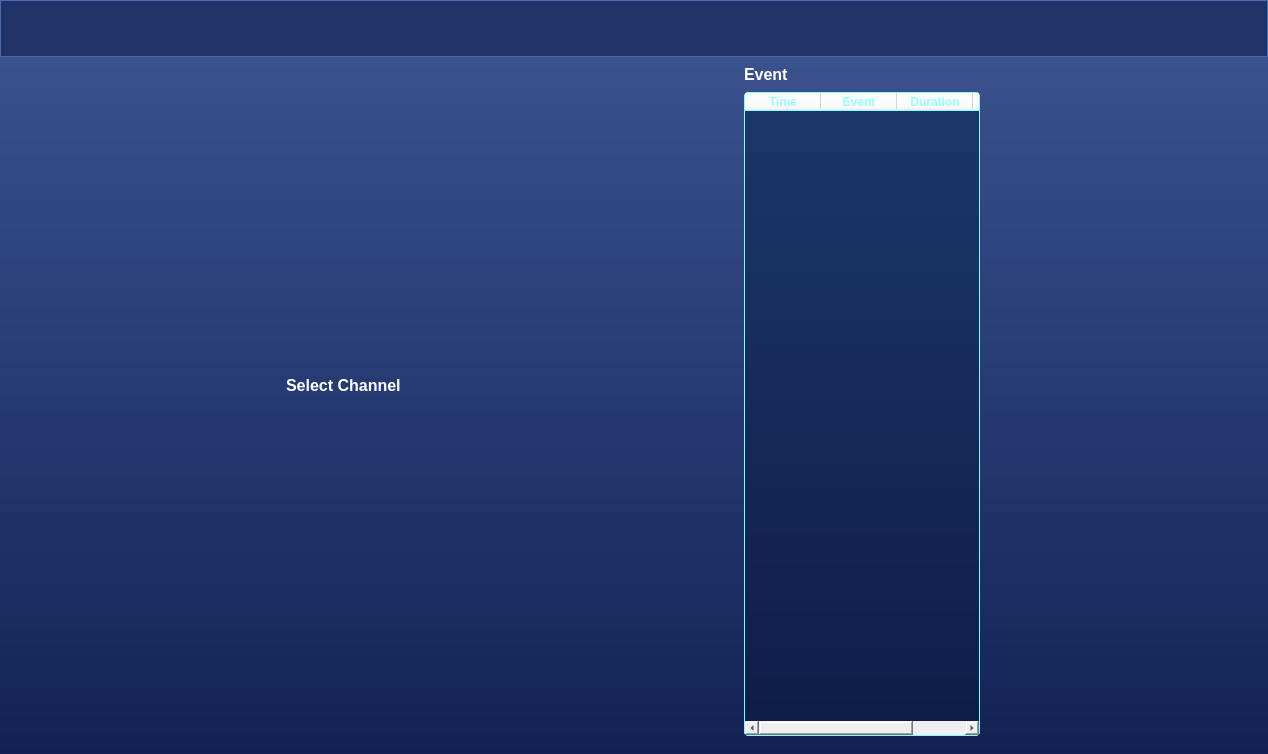
<?xml version="1.0" encoding="UTF-8"?>
<ui version="4.0">
 <class>Detect</class>
 <widget class="QWidget" name="Detect">
  <property name="geometry">
   <rect>
    <x>0</x>
    <y>0</y>
    <width>1268</width>
    <height>754</height>
   </rect>
  </property>
  <property name="windowTitle">
   <string>Form</string>
  </property>
  <layout class="QVBoxLayout" name="verticalLayout">
   <property name="spacing">
    <number>0</number>
   </property>
   <property name="leftMargin">
    <number>0</number>
   </property>
   <property name="topMargin">
    <number>0</number>
   </property>
   <property name="rightMargin">
    <number>0</number>
   </property>
   <property name="bottomMargin">
    <number>0</number>
   </property>
   <item>
    <widget class="QStackedWidget" name="stackedWidget">
     <widget class="QWidget" name="waveformPage">
      <layout class="QHBoxLayout" name="waveformLayout">
       <property name="spacing">
        <number>0</number>
       </property>
       <property name="leftMargin">
        <number>0</number>
       </property>
       <property name="topMargin">
        <number>0</number>
       </property>
       <property name="rightMargin">
        <number>0</number>
       </property>
       <property name="bottomMargin">
        <number>0</number>
       </property>
       <item>
        <widget class="QWidget" name="detectContainer" native="true">
         <property name="styleSheet">
          <string notr="true">#detectContainer {
	background-color: qlineargradient(spread:pad, x1:1, y1:0, x2:1, y2:1, stop:0 #3D5592, stop:1 #122255);
}</string>
         </property>
         <layout class="QVBoxLayout" name="verticalLayout_2">
          <property name="spacing">
           <number>0</number>
          </property>
          <property name="leftMargin">
           <number>0</number>
          </property>
          <property name="topMargin">
           <number>0</number>
          </property>
          <property name="rightMargin">
           <number>0</number>
          </property>
          <property name="bottomMargin">
           <number>0</number>
          </property>
          <item>
           <widget class="QWidget" name="toolbar" native="true">
            <property name="minimumSize">
             <size>
              <width>0</width>
              <height>57</height>
             </size>
            </property>
            <property name="maximumSize">
             <size>
              <width>16777215</width>
              <height>57</height>
             </size>
            </property>
            <property name="styleSheet">
             <string notr="true">
#toolbar{
background-color:#1F3369;
border: 1px solid #4B68B3;

}

</string>
            </property>
            <layout class="QHBoxLayout" name="horizontalLayout">
             <property name="spacing">
              <number>0</number>
             </property>
             <property name="leftMargin">
              <number>0</number>
             </property>
             <property name="topMargin">
              <number>0</number>
             </property>
             <property name="rightMargin">
              <number>0</number>
             </property>
             <property name="bottomMargin">
              <number>0</number>
             </property>
             <item>
              <layout class="QHBoxLayout" name="toolbarLayout">
               <property name="spacing">
                <number>0</number>
               </property>
              </layout>
             </item>
            </layout>
           </widget>
          </item>
          <item>
           <layout class="QHBoxLayout" name="horizontalLayout_2">
            <property name="spacing">
             <number>0</number>
            </property>
            <property name="leftMargin">
             <number>0</number>
            </property>
            <item>
             <widget class="QWidget" name="verticalWidget_2" native="true">
              <property name="minimumSize">
               <size>
                <width>184</width>
                <height>0</height>
               </size>
              </property>
              <property name="maximumSize">
               <size>
                <width>184</width>
                <height>16777215</height>
               </size>
              </property>
              <layout class="QVBoxLayout" name="verticalLayout_3">
               <property name="spacing">
                <number>0</number>
               </property>
               <property name="leftMargin">
                <number>0</number>
               </property>
               <property name="topMargin">
                <number>0</number>
               </property>
               <property name="rightMargin">
                <number>0</number>
               </property>
               <property name="bottomMargin">
                <number>0</number>
               </property>
               <item>
                <layout class="QHBoxLayout" name="horizontalLayout_3">
                 <property name="spacing">
                  <number>0</number>
                 </property>
                 <property name="leftMargin">
                  <number>13</number>
                 </property>
                 <item>
                  <widget class="QLabel" name="label_2">
                   <property name="minimumSize">
                    <size>
                     <width>140</width>
                     <height>36</height>
                    </size>
                   </property>
                   <property name="maximumSize">
                    <size>
                     <width>140</width>
                     <height>36</height>
                    </size>
                   </property>
                   <property name="styleSheet">
                    <string notr="true">font-size : 16px;
font-weight: bold;
text-align: left;
color: #ffffff;</string>
                   </property>
                   <property name="text">
                    <string>Select Channel</string>
                   </property>
                  </widget>
                 </item>
                 <item>
                  <spacer name="horizontalSpacer_2">
                   <property name="orientation">
                    <enum>Qt::Horizontal</enum>
                   </property>
                   <property name="sizeHint" stdset="0">
                    <size>
                     <width>40</width>
                     <height>20</height>
                    </size>
                   </property>
                  </spacer>
                 </item>
                </layout>
               </item>
               <item>
                <layout class="QVBoxLayout" name="verticalLayout_6">
                 <property name="spacing">
                  <number>0</number>
                 </property>
                 <property name="leftMargin">
                  <number>0</number>
                 </property>
                 <property name="topMargin">
                  <number>0</number>
                 </property>
                 <property name="rightMargin">
                  <number>0</number>
                 </property>
                 <property name="bottomMargin">
                  <number>0</number>
                 </property>
                 <item>
                  <layout class="QVBoxLayout" name="channelFilterCardContainer">
                   <property name="spacing">
                    <number>5</number>
                   </property>
                   <property name="leftMargin">
                    <number>6</number>
                   </property>
                   <property name="rightMargin">
                    <number>6</number>
                   </property>
                  </layout>
                 </item>
                 <item>
                  <spacer name="verticalSpacer_4">
                   <property name="orientation">
                    <enum>Qt::Vertical</enum>
                   </property>
                   <property name="sizeType">
                    <enum>QSizePolicy::Fixed</enum>
                   </property>
                   <property name="sizeHint" stdset="0">
                    <size>
                     <width>20</width>
                     <height>31</height>
                    </size>
                   </property>
                  </spacer>
                 </item>
                 <item>
                  <layout class="QVBoxLayout" name="hideChannelContainer">
                   <property name="spacing">
                    <number>0</number>
                   </property>
                   <property name="leftMargin">
                    <number>6</number>
                   </property>
                   <property name="rightMargin">
                    <number>6</number>
                   </property>
                  </layout>
                 </item>
                 <item>
                  <layout class="QHBoxLayout" name="horizontalLayout_5">
                   <property name="spacing">
                    <number>0</number>
                   </property>
                   <property name="bottomMargin">
                    <number>10</number>
                   </property>
                  </layout>
                 </item>
                </layout>
               </item>
              </layout>
             </widget>
            </item>
            <item>
             <layout class="QVBoxLayout" name="oscillographContainer">
              <property name="spacing">
               <number>0</number>
              </property>
             </layout>
            </item>
            <item>
             <widget class="QWidget" name="verticalWidget_3" native="true">
              <property name="minimumSize">
               <size>
                <width>264</width>
                <height>0</height>
               </size>
              </property>
              <property name="maximumSize">
               <size>
                <width>264</width>
                <height>16777215</height>
               </size>
              </property>
              <layout class="QVBoxLayout" name="verticalLayout_4">
               <property name="spacing">
                <number>0</number>
               </property>
               <property name="leftMargin">
                <number>14</number>
               </property>
               <property name="topMargin">
                <number>0</number>
               </property>
               <property name="rightMargin">
                <number>14</number>
               </property>
               <property name="bottomMargin">
                <number>18</number>
               </property>
               <item>
                <layout class="QVBoxLayout" name="verticalLayout_8">
                 <property name="spacing">
                  <number>0</number>
                 </property>
                 <item>
                  <widget class="QLabel" name="label_3">
                   <property name="minimumSize">
                    <size>
                     <width>0</width>
                     <height>35</height>
                    </size>
                   </property>
                   <property name="maximumSize">
                    <size>
                     <width>16777215</width>
                     <height>35</height>
                    </size>
                   </property>
                   <property name="styleSheet">
                    <string notr="true">
border-radius: 4px;
font-size: 16px;
font-weight: bold;
text-align: left;
color: #ffffff;</string>
                   </property>
                   <property name="text">
                    <string>Event</string>
                   </property>
                  </widget>
                 </item>
                 <item>
                  <widget class="QWidget" name="eventContainer" native="true">
                   <property name="styleSheet">
                    <string notr="true">#eventContainer {
	border: 1px solid #80FFFF;
	border-radius:4px;
	background-color: qlineargradient(spread:pad, x1:1, y1:0, x2:1, y2:1, stop:0 #1C376B , stop:1 #0F1C49);
}</string>
                   </property>
                   <layout class="QVBoxLayout" name="verticalLayout_5" stretch="2">
                    <property name="spacing">
                     <number>0</number>
                    </property>
                    <property name="sizeConstraint">
                     <enum>QLayout::SetDefaultConstraint</enum>
                    </property>
                    <property name="leftMargin">
                     <number>0</number>
                    </property>
                    <property name="topMargin">
                     <number>0</number>
                    </property>
                    <property name="rightMargin">
                     <number>0</number>
                    </property>
                    <property name="bottomMargin">
                     <number>0</number>
                    </property>
                    <item>
                     <layout class="QVBoxLayout" name="verticalLayout_9">
                      <property name="spacing">
                       <number>0</number>
                      </property>
                      <item>
                       <widget class="QWidget" name="verticalWidget" native="true">
                        <property name="styleSheet">
                         <string notr="true">border: none;</string>
                        </property>
                        <layout class="QVBoxLayout" name="verticalLayout_12">
                         <property name="spacing">
                          <number>0</number>
                         </property>
                         <property name="leftMargin">
                          <number>0</number>
                         </property>
                         <property name="topMargin">
                          <number>0</number>
                         </property>
                         <property name="rightMargin">
                          <number>0</number>
                         </property>
                         <property name="bottomMargin">
                          <number>0</number>
                         </property>
                         <item>
                          <layout class="QVBoxLayout" name="verticalLayout_7"/>
                         </item>
                         <item>
                          <widget class="QTableWidget" name="eventTable">
                           <property name="styleSheet">
                            <string notr="true">#eventTable {
	border: 1px solid #80FFFF;
	background-color: rgba(255, 255, 255, 0);
text-align: left;
}

QHeaderView {

background-color:  rgba(255, 255, 255, 0);
border-bottom: 1px solid #80FFFF;
font-size: 12px;
font-weight: bold;
text-align: left;
color: rgba(128,255,255,0.80);
line-height: 53px;
padding-left: 0px;
}

QHeaderView::section {
    text-align:left;
	background-color: rgba(255, 255, 255, 0);
padding-left: 0px;
}

QTableWidget,QTableView {
width: 90px;
height: 24px;
background: rgba(255,255,255,0.00);
border-radius: 4px;
font-size: 12px;
font-weight: normal;
text-align: left;
color: rgba(255,255,255,0.85);
line-height: 53px;   
}</string>
                           </property>
                           <property name="editTriggers">
                            <set>QAbstractItemView::NoEditTriggers</set>
                           </property>
                           <property name="showDropIndicator" stdset="0">
                            <bool>true</bool>
                           </property>
                           <property name="alternatingRowColors">
                            <bool>false</bool>
                           </property>
                           <property name="selectionBehavior">
                            <enum>QAbstractItemView::SelectRows</enum>
                           </property>
                           <property name="showGrid">
                            <bool>false</bool>
                           </property>
                           <property name="wordWrap">
                            <bool>false</bool>
                           </property>
                           <property name="cornerButtonEnabled">
                            <bool>false</bool>
                           </property>
                           <attribute name="horizontalHeaderVisible">
                            <bool>true</bool>
                           </attribute>
                           <attribute name="horizontalHeaderMinimumSectionSize">
                            <number>5</number>
                           </attribute>
                           <attribute name="horizontalHeaderDefaultSectionSize">
                            <number>76</number>
                           </attribute>
                           <attribute name="verticalHeaderVisible">
                            <bool>false</bool>
                           </attribute>
                           <attribute name="verticalHeaderDefaultSectionSize">
                            <number>25</number>
                           </attribute>
                           <column>
                            <property name="text">
                             <string>Time</string>
                            </property>
                           </column>
                           <column>
                            <property name="text">
                             <string>Event</string>
                            </property>
                           </column>
                           <column>
                            <property name="text">
                             <string>Duration</string>
                            </property>
                           </column>
                           <column>
                            <property name="text">
                             <string/>
                            </property>
                           </column>
                          </widget>
                         </item>
                        </layout>
                       </widget>
                      </item>
                     </layout>
                    </item>
                   </layout>
                  </widget>
                 </item>
                </layout>
               </item>
              </layout>
             </widget>
            </item>
           </layout>
          </item>
         </layout>
        </widget>
       </item>
      </layout>
     </widget>
     <widget class="QWidget" name="impedancePage">
      <layout class="QHBoxLayout" name="impedanceLayout">
       <property name="spacing">
        <number>0</number>
       </property>
       <property name="leftMargin">
        <number>0</number>
       </property>
       <property name="topMargin">
        <number>0</number>
       </property>
       <property name="rightMargin">
        <number>0</number>
       </property>
       <property name="bottomMargin">
        <number>0</number>
       </property>
      </layout>
     </widget>
     <widget class="QWidget" name="channelMapPage">
      <layout class="QHBoxLayout" name="channelMapContainer">
       <property name="spacing">
        <number>0</number>
       </property>
       <property name="leftMargin">
        <number>0</number>
       </property>
       <property name="topMargin">
        <number>0</number>
       </property>
       <property name="rightMargin">
        <number>0</number>
       </property>
       <property name="bottomMargin">
        <number>0</number>
       </property>
      </layout>
     </widget>
    </widget>
   </item>
  </layout>
 </widget>
 <resources>
  <include location="Optimus.qrc"/>
 </resources>
 <connections/>
</ui>
